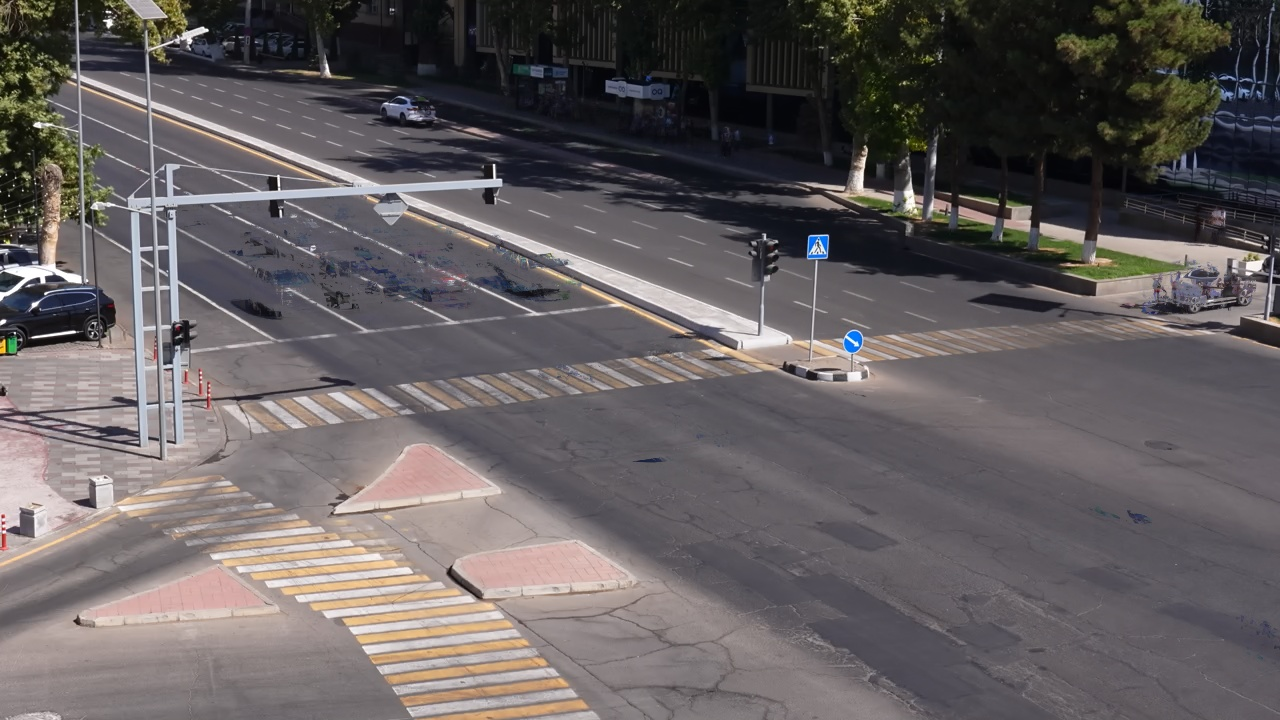
#> input picture scene/reference.jpg, 1280 x 720 px
$ python -i scene.py   (imports and definitions only)
#> lines starting #> are read from the running program, lines starting #| are printed output that depends on the picture
#> further down, picture is the input picture: shape (720, 1280, 3); mean B, G, R 95.6, 94.7, 100.3
"""Scene geometry of the fixed camera, and per-video registration to it.

All geometry (lanes, stop lines, crossings, signal lamps) is drawn ONCE on a
reference view (`scene/reference.jpg`, 1280x720, the median background of
sample_01). The sample videos are not framed identically (samples 03/04 are
zoomed out and shifted by ~40 px relative to 01/02), so every video is
registered to the reference with a SIFT homography computed on its own median
background. Track points are then mapped into reference coordinates and all
rules work in one coordinate system.
"""
from __future__ import annotations

import json
from dataclasses import dataclass, field
from pathlib import Path

import cv2
import numpy as np

REPO = Path(__file__).resolve().parents[2]
SCENE_DIR = REPO / "scene"
REF_W, REF_H = 1280, 720


@dataclass
class Scene:
    polygons: dict[str, np.ndarray] = field(default_factory=dict)   # name -> (N,2) ref px
    lines: dict[str, np.ndarray] = field(default_factory=dict)      # name -> (2,2) ref px
    points: dict[str, np.ndarray] = field(default_factory=dict)     # name -> (2,) ref px
    meta: dict = field(default_factory=dict)

    # [42 lines left out: functions load, inside, side, median_background, not called in this run]


def register(image: np.ndarray, reference: np.ndarray | None = None) -> tuple[np.ndarray, int]:
    """Homography mapping `image` px -> reference px. Returns (H, n_inliers).

    Falls back to identity (scaled) if registration is unreliable.
    """
    if reference is None:
        reference = cv2.imread(str(SCENE_DIR / "reference.jpg"))
    sx = REF_W / image.shape[1]
#> sx = 1
    S = np.diag([sx, sx, 1.0])
#> S = [[1, 0, 0], [0, 1, 0], [0, 0, 1]]
    small = cv2.resize(image, (REF_W, int(round(image.shape[0] * sx))), interpolation=cv2.INTER_AREA)
    sift = cv2.SIFT_create(6000)
    g1 = cv2.cvtColor(small, cv2.COLOR_BGR2GRAY)
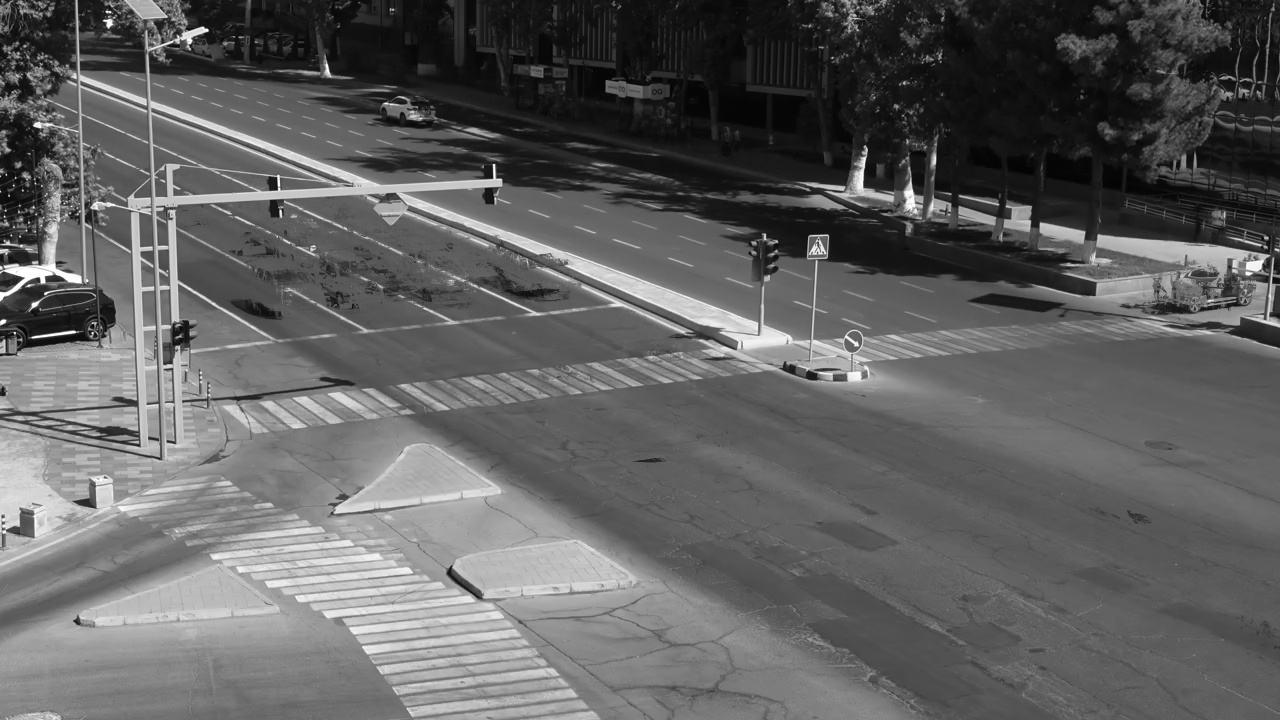
#> g1: shape (720, 1280); min 2, max 255, mean 96.4
    g2 = cv2.cvtColor(reference, cv2.COLOR_BGR2GRAY)
    k1, d1 = sift.detectAndCompute(g1, None)
#> k1 = 3726 keypoints; strongest (x, y, size): (494, 165, 1.8), (109, 23, 5.4), (34, 305, 4.2), (73, 332, 2.7)
    k2, d2 = sift.detectAndCompute(g2, None)
#> k2 has the same summary as k1
    if d1 is None or d2 is None or len(k1) < 20 or len(k2) < 20:
        return S, 0
    flann = cv2.FlannBasedMatcher(dict(algorithm=1, trees=5), dict(checks=64))
    good = [m for m, n in (p for p in flann.knnMatch(d1, d2, k=2) if len(p) == 2) if m.distance < 0.7 * n.distance]
#> good = 3726 matches
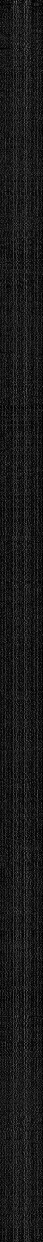
#> d1: shape (3726, 128) float32 (shown at 1/3 size); min 0, max 212, mean 25.5
    if len(good) < 15:
        return S, 0
    p1 = np.float32([k1[m.queryIdx].pt for m in good])
#> p1 = 3726 pairs, first value 2.26 to 1276.8, second value 2.44 to 715.7
    p2 = np.float32([k2[m.trainIdx].pt for m in good])
#> p2 has the same summary as p1
    H, inl = cv2.findHomography(p1, p2, cv2.RANSAC, 3.0)
#> H = [[1, -6.16e-15, -1.04e-13], [1.78e-15, 1, -2.09e-13], [8.47e-18, -9.01e-18, 1]]; inl = 3726 values from 1 to 1
    if H is None or inl.sum() < 12 or not _plausible(H):
        return S, 0
    return H @ S, int(inl.sum())


def _plausible(H: np.ndarray) -> bool:
    """Same camera, same angle: expect near-similarity with modest zoom/shift."""
    A = H[:2, :2]
#> A = [[1, -6.16e-15], [1.78e-15, 1]]
    s = np.sqrt(abs(np.linalg.det(A)))
#> s = 1
    return 0.7 < s < 1.4 and abs(H[2, 0]) < 1e-3 and abs(H[2, 1]) < 1e-3 and np.abs(H[:2, 2]).max() < 300


# [19 lines left out: functions warp_points, video_to_reference, polygon_depth, not called in this run]

>>> import cv2
>>> picture = cv2.imread('../../scene/reference.jpg')
>>> result = register(picture)
#> result = ([[1, -6.16e-15, -1.04e-13], [1.78e-15, 1, -2.09e-13], [8.47e-18, -9.01e-18, 1]], 3726)
